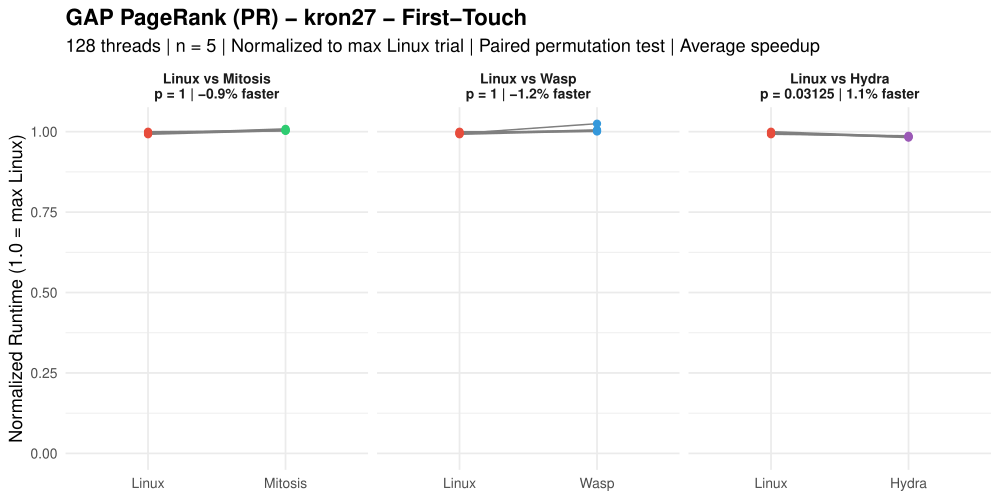

Write the R code that produced this figure.


###############################################################################
###                              pr.R                                       ###
###############################################################################

library(ggplot2)

# =============================================================================
# RAW DATA: Trial Times (seconds) – PageRank Benchmark, 128 threads, n=5
# =============================================================================

data <- list(
  # --- LINUX (First-Touch) ---
  linux_ft_kron27  = c(5.81940, 5.80369, 5.85122, 5.83647, 5.81667),
  linux_ft_kron28  = c(10.02791, 10.05239, 10.03720, 10.05618, 10.05463),
  linux_ft_kron29  = c(22.49483, 22.69184, 22.56925, 22.51509, 22.50064),
  linux_ft_kron30  = c(56.41439, 56.54028, 56.56200, 56.65709, 56.54722),
  linux_ft_uni27   = c(5.94102, 6.00006, 5.94203, 5.97740, 5.93471),
  linux_ft_uni28   = c(8.94579, 8.95631, 8.95536, 8.94460, 8.94416),
  linux_ft_uni29   = c(18.78821, 18.80024, 18.77792, 18.79414, 18.77132),
  linux_ft_uni30   = c(50.20408, 50.14499, 50.13726, 50.14120, 50.13426),
  linux_ft_twitter = c(9.74113, 9.68228, 9.72513, 9.70831, 9.76318),
  linux_ft_web     = c(2.50682, 2.47198, 2.43666, 2.51944, 2.54909),
  linux_ft_road    = c(0.22212, 0.21732, 0.22207, 0.21586, 0.23084),
  
  # --- LINUX (Interleaved) ---
  linux_il_kron27  = c(4.61049, 4.60908, 4.61041, 4.62647, 4.61994),
  linux_il_kron28  = c(9.26118, 9.12502, 9.12672, 9.15445, 9.12854),
  linux_il_kron29  = c(21.05044, 21.03381, 21.04851, 21.06628, 21.07370),
  linux_il_kron30  = c(56.06263, 56.06463, 56.43218, 56.07901, 56.04406),
  linux_il_uni27   = c(4.78200, 4.77849, 4.77924, 4.78355, 4.77928),
  linux_il_uni28   = c(8.40958, 8.40788, 8.40951, 8.41205, 8.41256),
  linux_il_uni29   = c(18.87302, 18.84751, 18.87742, 18.88076, 18.82595),
  linux_il_uni30   = c(48.02948, 47.97263, 47.95190, 47.92377, 48.00480),
  linux_il_twitter = c(6.97496, 6.96769, 6.99059, 6.98964, 6.98328),
  linux_il_web     = c(1.78840, 1.77738, 1.76997, 1.76784, 1.77008),
  linux_il_road    = c(0.17869, 0.16390, 0.16077, 0.15351, 0.15819),
  
  # --- MITOSIS (Repl+FT) ---
  mitosis_ft_kron27  = c(5.88884, 5.87035, 5.87077, 5.86901, 5.90300),
  mitosis_ft_kron28  = c(9.78134, 9.81800, 9.78443, 9.74966, 9.74965),
  mitosis_ft_kron29  = c(20.39994, 20.39051, 20.36856, 20.37781, 20.38875),
  mitosis_ft_kron30  = c(42.83477, 42.85464, 42.83340, 42.84029, 42.86263),
  mitosis_ft_uni27   = c(6.08937, 6.12922, 6.12192, 6.10186, 6.11029),
  mitosis_ft_uni28   = c(8.74914, 8.75847, 8.75498, 8.75770, 8.74740),
  mitosis_ft_uni29   = c(17.98045, 17.98915, 17.98947, 18.00180, 17.99220),
  mitosis_ft_uni30   = c(36.89089, 36.88765, 36.88806, 36.88647, 36.88443),
  mitosis_ft_twitter = c(9.73624, 9.68201, 9.67055, 9.71635, 9.73604),
  mitosis_ft_web     = c(2.45810, 2.48249, 2.36674, 2.48940, 2.53574),
  mitosis_ft_road    = c(0.24383, 0.22379, 0.22248, 0.22292, 0.22154),
  
  # --- MITOSIS (Repl+Interleaved) ---
  mitosis_il_kron27  = c(4.68587, 4.63619, 4.63142, 4.64394, 4.65050),
  mitosis_il_kron28  = c(8.98572, 8.99027, 8.98283, 9.01316, 8.99605),
  mitosis_il_kron29  = c(19.83383, 19.84658, 19.81893, 19.82533, 19.83105),
  mitosis_il_kron30  = c(41.94053, 42.02887, 41.99813, 42.05659, 42.01537),
  mitosis_il_uni27   = c(4.82944, 4.83425, 4.83098, 4.83024, 4.84139),
  mitosis_il_uni28   = c(8.23923, 8.23490, 8.23538, 8.24141, 8.23531),
  mitosis_il_uni29   = c(17.58155, 17.58906, 17.58849, 17.58724, 17.58639),
  mitosis_il_uni30   = c(36.58095, 36.56740, 36.57683, 36.57209, 36.58108),
  mitosis_il_twitter = c(6.99806, 7.00550, 6.99529, 6.99307, 7.01459),
  mitosis_il_web     = c(1.76406, 1.74975, 1.76108, 1.74662, 1.75538),
  mitosis_il_road    = c(0.16232, 0.16682, 0.17789, 0.15877, 0.16005),
  
  # --- WASP (First-Touch) ---
  wasp_ft_kron27  = c(5.99698, 5.86328, 5.85430, 5.87151, 5.88518),
  wasp_ft_kron28  = c(9.75513, 9.81955, 9.77893, 9.82185, 9.77883),
  wasp_ft_kron29  = c(20.40303, 20.28352, 20.26422, 20.28780, 20.27356),
  wasp_ft_kron30  = c(43.36698, 42.69459, 42.73170, 42.59989, 42.59830),
  wasp_ft_uni27   = c(6.01295, 6.01908, 6.01458, 5.98716, 5.99503),
  wasp_ft_uni28   = c(8.88172, 8.75208, 8.75022, 8.74736, 8.75566),
  wasp_ft_uni29   = c(18.03726, 17.89813, 17.88199, 17.90144, 17.89019),
  wasp_ft_uni30   = c(37.54246, 36.91591, 36.77312, 36.87888, 36.78278),
  wasp_ft_twitter = c(9.61260, 9.69863, 9.64813, 9.57625, 9.62993),
  wasp_ft_web     = c(2.51516, 2.43064, 2.64366, 2.57100, 2.49326),
  wasp_ft_road    = c(0.21329, 0.21727, 0.23427, 0.22420, 0.22115),
  
  # --- WASP (Interleaved) ---
  wasp_il_kron27  = c(4.64805, 4.64934, 4.65861, 4.63676, 4.63649),
  wasp_il_kron28  = c(9.06294, 8.99706, 8.99700, 9.00138, 9.11130),
  wasp_il_kron29  = c(20.00846, 19.76834, 19.77036, 19.74547, 19.76483),
  wasp_il_kron30  = c(42.95297, 42.14454, 42.18938, 42.13620, 42.13537),
  wasp_il_uni27   = c(4.87782, 4.83166, 4.82453, 4.82636, 4.82150),
  wasp_il_uni28   = c(8.32578, 8.23423, 8.24230, 8.23539, 8.23662),
  wasp_il_uni29   = c(17.77808, 17.54155, 17.55528, 17.53518, 17.54944),
  wasp_il_uni30   = c(37.58754, 36.65457, 36.64124, 36.64961, 36.68150),
  wasp_il_twitter = c(7.04457, 6.99673, 6.98895, 7.00302, 6.98061),
  wasp_il_web     = c(1.76863, 1.77763, 1.74911, 1.74578, 1.76233),
  wasp_il_road    = c(0.17911, 0.15462, 0.15949, 0.15993, 0.15579),
  
  # --- HYDRA (Repl+FT) ---
  hydra_ft_kron27  = c(5.75950, 5.77678, 5.76272, 5.74279, 5.75410),
  hydra_ft_kron28  = c(9.77730, 9.78762, 9.72512, 9.76516, 9.76591),
  hydra_ft_kron29  = c(20.29240, 20.12589, 20.14706, 20.13703, 20.16842),
  hydra_ft_kron30  = c(42.76642, 42.84020, 42.70403, 42.68348, 42.67279),
  hydra_ft_uni27   = c(6.37702, 6.40262, 6.41280, 6.41219, 6.40434),
  hydra_ft_uni28   = c(8.75203, 8.81333, 8.81695, 8.81906, 8.80903),
  hydra_ft_uni29   = c(17.93811, 17.81393, 17.81011, 17.79953, 17.79537),
  hydra_ft_uni30   = c(36.87449, 36.88908, 36.88064, 36.88476, 36.88299),
  hydra_ft_twitter = c(9.74386, 9.66591, 9.67042, 9.69633, 9.70334),
  hydra_ft_web     = c(2.50462, 2.56178, 2.42522, 2.57260, 2.54041),
  hydra_ft_road    = c(0.21761, 0.23898, 0.21598, 0.20632, 0.21644),
  
  # --- HYDRA (Repl+Interleaved) ---
  hydra_il_kron27  = c(4.63884, 4.62678, 4.62386, 4.62579, 4.62065),
  hydra_il_kron28  = c(8.98077, 9.04624, 9.00646, 9.01379, 9.01050),
  hydra_il_kron29  = c(19.84247, 19.68267, 19.73583, 19.68947, 19.71409),
  hydra_il_kron30  = c(42.01088, 41.82124, 41.88539, 41.85321, 41.89108),
  hydra_il_uni27   = c(4.83038, 4.81693, 4.81546, 4.81657, 4.81765),
  hydra_il_uni28   = c(8.22616, 8.24956, 8.24573, 8.24414, 8.24413),
  hydra_il_uni29   = c(17.59354, 17.52511, 17.52912, 17.52803, 17.52011),
  hydra_il_uni30   = c(36.58287, 36.52494, 36.52239, 36.53230, 36.54095),
  hydra_il_twitter = c(7.00259, 6.98156, 6.99565, 6.99925, 6.98124),
  hydra_il_web     = c(1.76102, 1.75394, 1.73181, 1.73950, 1.76810),
  hydra_il_road    = c(0.16161, 0.15973, 0.16510, 0.16528, 0.15883)
)

# =============================================================================
# PAIRED PERMUTATION TEST (exact, one-sided: Linux slower → diff > 0)
# =============================================================================

perm_test <- function(baseline, treatment) {
  d <- baseline - treatment
  obs <- mean(d)
  n <- length(d)
  perm_stats <- numeric(2^n)
  for (i in 0:(2^n - 1)) {
    signs <- 2 * as.integer(intToBits(i)[1:n]) - 1
    perm_stats[i + 1] <- mean(signs * abs(d))
  }
  p <- mean(perm_stats >= obs)
  return(list(obs = obs, p = p))
}

# =============================================================================
# RUN ALL TESTS
# =============================================================================

graphs <- c("kron27", "kron28", "kron29", "kron30",
            "uni27", "uni28", "uni29", "uni30",
            "twitter", "web", "road")
policies <- c("ft", "il")
policy_labels <- c(ft = "First-Touch", il = "Interleaved")
systems <- c("mitosis", "wasp", "hydra")

results <- data.frame()

pdf("pr.pdf", width = 10, height = 5)

for (graph in graphs) {
  for (pol in policies) {
    linux_key <- paste0("linux_", pol, "_", graph)
    for (sys in systems) {
      sys_key <- paste0(sys, "_", pol, "_", graph)
      res <- perm_test(data[[linux_key]], data[[sys_key]])
      results <- rbind(results, data.frame(
        Graph = graph,
        Policy = policy_labels[pol],
        Comparison = paste("Linux vs", tools::toTitleCase(sys)),
        MeanDiff = round(res$obs, 5),
        p_value = res$p,
        stringsAsFactors = FALSE
      ))
    }
  }
}

# Print results table
cat("\n====== PAIRED PERMUTATION TEST RESULTS (exact, one-sided) ======\n\n")
print(results, row.names = FALSE)

# Count significant results
cat("\n\nSignificant (p < 0.05):", sum(results$p_value < 0.05), "of", nrow(results), "\n")
cat("Non-significant (p >= 0.05):", sum(results$p_value >= 0.05), "of", nrow(results), "\n")

# =============================================================================
# PLOTS: One per graph per policy, with 3 facets (Mitosis, WASP, Hydra)
# =============================================================================

for (graph in graphs) {
  for (pol in policies) {
    linux_key <- paste0("linux_", pol, "_", graph)
    max_linux <- max(data[[linux_key]])
    df_list <- list()
    
    for (sys in systems) {
      sys_key <- paste0(sys, "_", pol, "_", graph)
      res <- perm_test(data[[linux_key]], data[[sys_key]])
      sys_label <- tools::toTitleCase(sys)
      pct <- round(res$obs / mean(data[[linux_key]]) * 100, 1)
      label <- paste0("Linux vs ", sys_label,
                      "\np = ", res$p,
                      " | ", pct, "% faster")
      df_list[[sys]] <- data.frame(
        Trial = rep(1:5, 2),
        Zeit = c(data[[linux_key]] / max_linux, data[[sys_key]] / max_linux),
        Bedingung = factor(rep(c("Linux", sys_label), each = 5),
                           levels = c("Linux", sys_label)),
        Vergleich = label
      )
    }
    
    df <- do.call(rbind, df_list)
    df$Vergleich <- factor(df$Vergleich, levels = unique(df$Vergleich))
    
    p <- ggplot(df, aes(x = Bedingung, y = Zeit)) +
      geom_line(aes(group = Trial), color = "gray50", linewidth = 0.5) +
      geom_point(aes(color = Bedingung), size = 2) +
      scale_color_manual(values = c("Linux" = "#E74C3C",
                                    "Mitosis" = "#2ECC71",
                                    "Wasp" = "#3498DB",
                                    "Hydra" = "#9B59B6")) +
      coord_cartesian(ylim = c(0, NA)) +
      facet_wrap(~ Vergleich, scales = "free_x") +
      labs(
        title = paste0("GAP PageRank (PR) - ",
                       graph, " - ", policy_labels[pol]),
        subtitle = "128 threads | n = 5 | Normalized to max Linux trial | Paired permutation test | Average speedup",
        x = NULL,
        y = "Normalized Runtime (1.0 = max Linux)"
      ) +
      theme_minimal(base_size = 13) +
      theme(legend.position = "none",
            plot.title = element_text(face = "bold"),
            strip.text = element_text(face = "bold", size = 10))
    
    print(p)
  }
}

dev.off()
cat("Saved all plots to pr.pdf\n")
